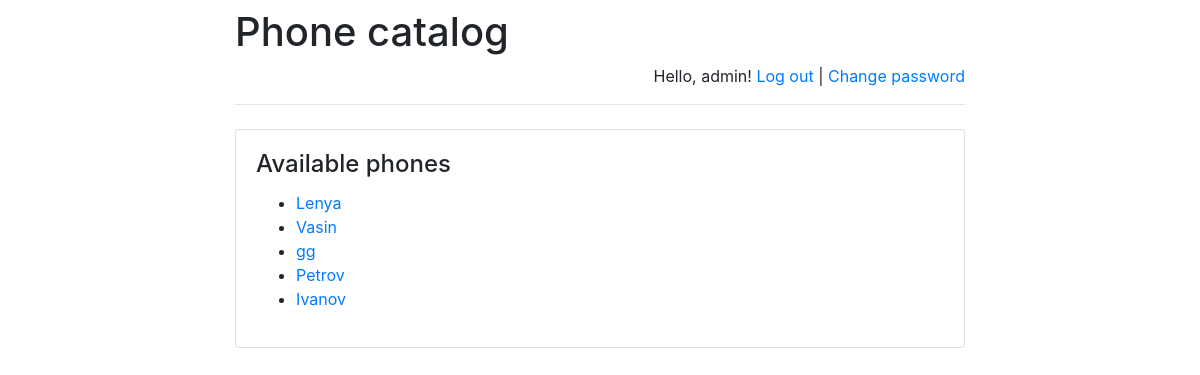
The page /phone_catalog/ (signed in) on the database its author committed.
### PhoneCatalog/models.py (models this page shows)
class PhoneCatalog(models.Model):
    name = models.CharField(max_length = 255)
    reg_date = models.DateTimeField()
    address = models.CharField(max_length = 255)
    phone = models.CharField(max_length = 30)

### PhoneCatalog/views.py (the view)
def index(request):
    message = None
    if "message" in request.GET:
        message = request.GET["message"]
    return render(request, "index.html", {
        "phones":
            PhoneCatalog.objects.order_by('-reg_date')[:5],
        "message": message
    })

### PhoneCatalog/templates/index.html (shortened to what this page needs)
{% extends 'base.html' %}
{% block main %}
    <h4 class="card-title">Available phones</h4>
    {% if phones %}
        <ul>
            {% for phone in phones %}
                <li>
                    <a href="/phone_catalog/{{ phone.id }}/">
                        {{ phone.name }}
                    </a>
                </li>
            {% endfor %}
        </ul>
    {% else %}
        <p>No phones found.</p>
    {% endif %}
{% endblock %}

### PhoneCatalog/templates/base.html (shortened to what this page needs)
<!doctype html>
<html lang="en">
<head>
    <link rel="stylesheet"
href="https://stackpath.bootstrapcdn.com/bootstrap/4.3.1/css/bootstrap.min.css">
</head>
<body>
<div class="container">
    <div class="row justify-content-center">
        <div class="col-8">
            <h1 class="mt-2">Phone catalog</h1>
            {% if user.is_authenticated %}
                <p class="text-right">
                    Hello, {{ user.username }}!
                    <a href="/phone_catalog/logout">Log out</a> |
                    <a href="/phone_catalog/password-change">
                        Change password
                    </a>
                </p>
            {% else %}
                <p class="text-right">
                    <a href="/phone_catalog/login">Log in</a> |
                    <a href="/phone_catalog/register">Register</a>
                </p>
            {% endif %}
            <hr class="mt-0 mb-4">
            <div class="card">
                <div class="card-body">
                    {% block main %}
                    {% endblock %}
                </div>
            </div>
        </div>
    </div>
</div>
</body>
</html>

### rows shown on the page
PhoneCatalog: name "Lenya"
PhoneCatalog: name "Vasin"
PhoneCatalog: name "gg"
PhoneCatalog: name "Petrov"
PhoneCatalog: name "Ivanov"

### other values the page prints
{{ user.username }} "admin"
